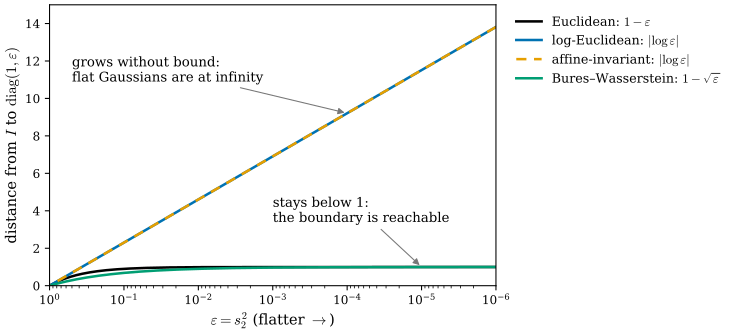

This chart was generated by the following Python code:
"""Figure 29.4.2: how far is a flat Gaussian? Distance from I to diag(1, eps) under the four metrics (Section 29.4).

Euclidean: 1 - eps. log-Euclidean and affine-invariant: |log eps| (the two coincide here). Bures-Wasserstein:
1 - sqrt(eps). eps = s_2^2 is the squared smaller scale, from 1 down to 1e-6 (log axis).
Self-check: closed forms agree with the distance functions used in the verify script.

Run from the project root: ``PYTHONPATH=tools python3 chapters/29-gaussian-splatting/figures/fig-29-4-2-distance-to-flat.py``
"""

import dgfig

dgfig.setup()

import matplotlib.pyplot as plt
import numpy as np

C = dgfig.COLORS
eps = np.geomspace(1e-6, 1, 300)


def fun(S, f):
    w, V = np.linalg.eigh(S)
    return V @ np.diag(f(w)) @ V.T


for e in (1e-1, 1e-4):
    D = np.diag([1.0, e])
    assert abs(np.linalg.norm(D - np.eye(2)) - (1 - e)) < 1e-12
    assert abs(np.linalg.norm(fun(D, np.log)) - abs(np.log(e))) < 1e-12
    assert abs(np.sqrt(2 + (1 + e) - 2 * np.trace(fun(D, np.sqrt))) - (1 - np.sqrt(e))) < 1e-9

fig, ax = plt.subplots(figsize=(6.0, 3.8))
ax.semilogx(eps, 1 - eps, color=C["main"], lw=1.9, label="Euclidean: $1 - \\varepsilon$")
ax.semilogx(eps, np.abs(np.log(eps)), color=C["tangent"], lw=1.9, label="log-Euclidean: $|\\log\\varepsilon|$")
ax.semilogx(eps, np.abs(np.log(eps)), color=C["accent"], lw=1.9, ls=(0, (4, 3)),
            label="affine-invariant: $|\\log\\varepsilon|$")
ax.semilogx(eps, 1 - np.sqrt(eps), color=C["third"], lw=1.9, label="Bures–Wasserstein: $1 - \\sqrt{\\varepsilon}$")
ax.set_xlim(1, 1e-6)
ax.set_ylim(0, 15)
ax.set_xlabel(r"$\varepsilon = s_2^2$ (flatter $\rightarrow$)")
ax.set_ylabel(r"distance from $I$ to $\mathrm{diag}(1, \varepsilon)$")
ax.annotate("grows without bound:\nflat Gaussians are at infinity", xy=(1e-4, 9.21), xytext=(0.5, 11.5), fontsize=10,
            arrowprops=dict(arrowstyle="-|>", color=C["aux"], lw=0.8), va="center")
ax.annotate("stays below 1:\nthe boundary is reachable", xy=(1e-5, 1.0), xytext=(1e-3, 4.0), fontsize=10,
            arrowprops=dict(arrowstyle="-|>", color=C["aux"], lw=0.8), va="center")
ax.legend(fontsize=9.5, frameon=False, loc="upper left", bbox_to_anchor=(1.02, 1.0))
ax.tick_params(labelsize=9)

dgfig.save(fig, __file__)
